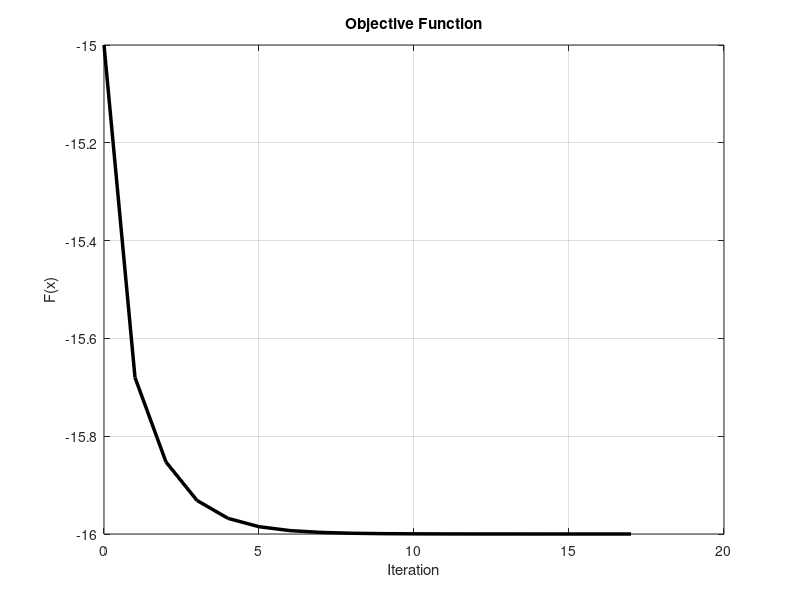

Recreate this plot in MATLAB.
% gradient descent
clc; clear all; k = 0; i = 1; k_max = 20;
f = []; g = []; % to store F(x) and Gr(x) 

%%%%%%%%%%%%%%%%%%%%%%%%%%% entry of parameters %%%%%%%%%%%%%%%%%%%%%%%%%%%
ep = 1e-3;    % tolerance
x  = [1; 2];  % initial guess
alpha = 2e-1; % fixed step
F  = @(x1,x2) x1.^2 +2.*x2.^2 +x1.*x2 -6.*x1 -10.*x2; % objective function
Gr = @(x1,x2) [2*x1+x2-6; 4*x2+x1-10];                % analytical gradient
%%%%%%%%%%%%%%%%%%%%%%%%%%%%%%%%%%%%%%%%%%%%%%%%%%%%%%%%%%%%%%%%%%%%%%%%%%%

show = @(k,x) fprintf('k = %2d: x = %-10s, F(x) = %.4f\n', k, mat2str(x,2), F(x(1),x(2)));
f(i)   = F(x(1),x(2));      % calculate objective for x_0
g(:,i) = Gr(x(1),x(2));     % calculate gradient for x_0
show(k,x);                  % show initial values

while ( k < k_max && abs(g(end)) > ep)
    k = k+1;
    i = k+1;
    d = -Gr(x(1),x(2));     % descent direction
    x = x +alpha*d;         % gradient descent 

    f(i) = F(x(1),x(2));    % calculate objective for x
    g(:,i) = Gr(x(1),x(2)); % calculate gradient for x
    show(k,x);              % show progress
end

plot(0:k, f, 'LineWidth',2.5, 'color','k'); grid on;
title('Objective Function'); xlabel('Iteration'); ylabel('F(x)');
